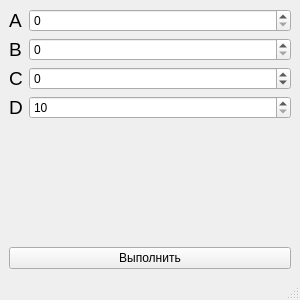
<?xml version="1.0" encoding="UTF-8"?>
<ui version="4.0">
 <class>MainWindow</class>
 <widget class="QMainWindow" name="MainWindow">
  <property name="geometry">
   <rect>
    <x>0</x>
    <y>0</y>
    <width>300</width>
    <height>300</height>
   </rect>
  </property>
  <property name="windowTitle">
   <string>Обработка бит</string>
  </property>
  <widget class="QWidget" name="centralwidget">
   <layout class="QVBoxLayout" name="verticalLayout">
    <item>
     <layout class="QFormLayout" name="formLayout_2">
      <item row="0" column="0">
       <widget class="QLabel" name="labelA">
        <property name="font">
         <font>
          <pointsize>14</pointsize>
         </font>
        </property>
        <property name="text">
         <string>A</string>
        </property>
       </widget>
      </item>
      <item row="0" column="1">
       <widget class="QSpinBox" name="spinBoxA">
        <property name="maximum">
         <number>256</number>
        </property>
       </widget>
      </item>
      <item row="1" column="0">
       <widget class="QLabel" name="labelB">
        <property name="font">
         <font>
          <pointsize>14</pointsize>
         </font>
        </property>
        <property name="text">
         <string>B</string>
        </property>
       </widget>
      </item>
      <item row="1" column="1">
       <widget class="QSpinBox" name="spinBoxB">
        <property name="maximum">
         <number>1</number>
        </property>
       </widget>
      </item>
      <item row="2" column="0">
       <widget class="QLabel" name="labelC">
        <property name="font">
         <font>
          <pointsize>14</pointsize>
         </font>
        </property>
        <property name="text">
         <string>C</string>
        </property>
       </widget>
      </item>
      <item row="2" column="1">
       <widget class="QSpinBox" name="spinBoxC">
        <property name="minimum">
         <number>-3</number>
        </property>
        <property name="maximum">
         <number>60</number>
        </property>
       </widget>
      </item>
      <item row="3" column="0">
       <widget class="QLabel" name="labelD">
        <property name="font">
         <font>
          <pointsize>14</pointsize>
         </font>
        </property>
        <property name="text">
         <string>D</string>
        </property>
       </widget>
      </item>
      <item row="3" column="1">
       <widget class="QSpinBox" name="spinBoxD">
        <property name="minimum">
         <number>10</number>
        </property>
        <property name="maximum">
         <number>12345678</number>
        </property>
       </widget>
      </item>
     </layout>
    </item>
    <item>
     <widget class="QPushButton" name="pushButtonRun">
      <property name="text">
       <string>Выполнить</string>
      </property>
     </widget>
    </item>
   </layout>
  </widget>
  <widget class="QStatusBar" name="statusbar"/>
  <widget class="QMenuBar" name="menubar">
   <property name="geometry">
    <rect>
     <x>0</x>
     <y>0</y>
     <width>300</width>
     <height>26</height>
    </rect>
   </property>
  </widget>
 </widget>
 <resources/>
 <connections/>
</ui>
